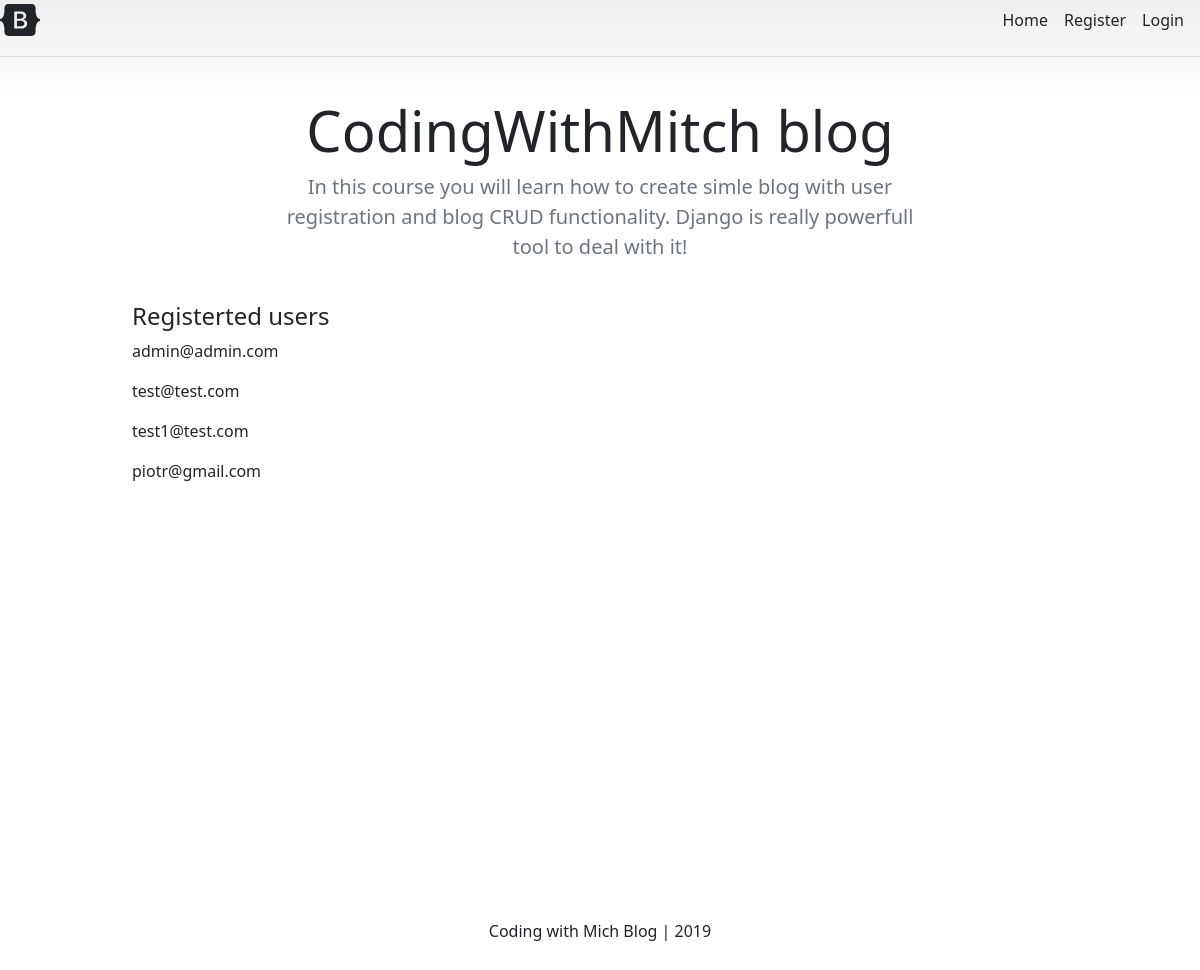
Before: / with the older database file.
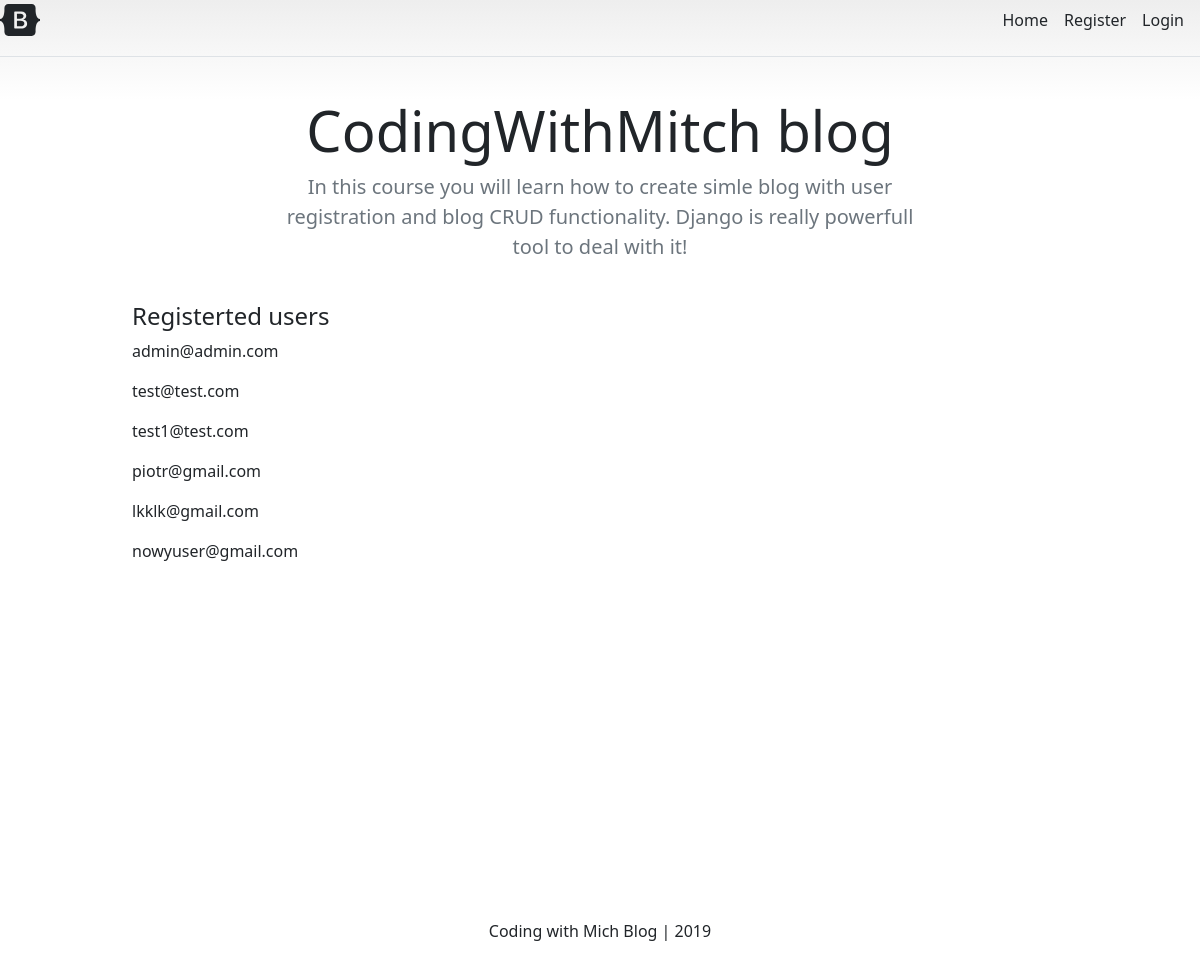
After: the same page with the newer database file.
### account/models.py (models this page shows, shortened)
class Account(AbstractBaseUser):
	email 					= models.EmailField(verbose_name="email", max_length=60, unique=True)
	username 				= models.CharField(max_length=30, unique=True)
	date_joined				= models.DateTimeField(verbose_name='date joined', auto_now_add=True)
	last_login				= models.DateTimeField(verbose_name='last login', auto_now=True)
	is_admin				= models.BooleanField(default=False)
	is_active				= models.BooleanField(default=True)
	is_staff				= models.BooleanField(default=False)
	is_superuser			= models.BooleanField(default=False)
	USERNAME_FIELD = 'email'
	REQUIRED_FIELDS = ['username']
	objects = MyAccountManager();
	def __str__(self):
		return self.email

### personal/views.py (the view)
# urls.py: path('', home_screen_view, name="home"),
def home_screen_view(request):
	context = {}
	accounts = Account.objects.all()
	context['accounts'] = accounts
	return render(request, "personal/home.html", context)

### personal/templates/personal/home.html
{% extends 'base.html' %}
{% block content %}
    <div class="pricing-header p-3 pb-md-4 mx-auto text-center">
      <h1 class="display-4 fw-normal">CodingWithMitch blog</h1>
      <p class="fs-5 text-muted">In this course you will learn how to create simle blog with user registration and blog CRUD functionality. Django is really powerfull tool to deal with it!</p>
    </div>
<div class="container">
	<div class="d-flex flex-column">
		<h4> Registerted users</h4>
		{% for account in accounts %}
		<p>{{account}}</p>
		{% endfor %}
	</div>
</div>
{% endblock content %}

Changed rows visible on the page:
added Account: email "lkklk@gmail.com"
added Account: email "nowyuser@gmail.com"
